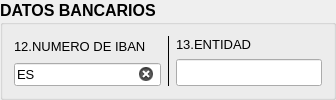
                 <widget class="QGroupBox" name="groupBox_4">
                  <property name="minimumSize">
                   <size>
                    <width>0</width>
                    <height>0</height>
                   </size>
                  </property>
                  <property name="font">
                   <font>
                    <family>Arial</family>
                    <pointsize>12</pointsize>
                    <bold>true</bold>
                   </font>
                  </property>
                  <property name="title">
                   <string>DATOS BANCARIOS</string>
                  </property>
                  <layout class="QVBoxLayout" name="verticalLayout_52">
                   <item>
                    <layout class="QHBoxLayout" name="horizontalLayout_25" stretch="50,0,50">
                     <item>
                      <layout class="QVBoxLayout" name="verticalLayout_53">
                       <item>
                        <widget class="QLabel" name="lblDNI_NIE_13">
                         <property name="font">
                          <font>
                           <family>Arial</family>
                           <pointsize>10</pointsize>
                           <italic>false</italic>
                           <bold>false</bold>
                          </font>
                         </property>
                         <property name="text">
                          <string>12.NUMERO DE IBAN</string>
                         </property>
                         <property name="buddy">
                          <cstring>txtDNI</cstring>
                         </property>
                        </widget>
                       </item>
                       <item>
                        <layout class="QHBoxLayout" name="horizontalLayout_26">
                         <item>
                          <widget class="QLineEdit" name="lENumeroIBAN_2">
                           <property name="font">
                            <font>
                             <family>Arial</family>
                             <pointsize>10</pointsize>
                             <italic>false</italic>
                             <bold>false</bold>
                            </font>
                           </property>
                           <property name="mouseTracking">
                            <bool>false</bool>
                           </property>
                           <property name="inputMask">
                            <string>ES99 9999 9999 99 9999999999</string>
                           </property>
                           <property name="text">
                            <string>ES    </string>
                           </property>
                           <property name="maxLength">
                            <number>28</number>
                           </property>
                           <property name="echoMode">
                            <enum>QLineEdit::EchoMode::Normal</enum>
                           </property>
                           <property name="cursorPosition">
                            <number>0</number>
                           </property>
                           <property name="cursorMoveStyle">
                            <enum>Qt::CursorMoveStyle::LogicalMoveStyle</enum>
                           </property>
                           <property name="clearButtonEnabled">
                            <bool>true</bool>
                           </property>
                          </widget>
                         </item>
                        </layout>
                       </item>
                      </layout>
                     </item>
                     <item>
                      <widget class="Line" name="line_27">
                       <property name="frameShadow">
                        <enum>QFrame::Shadow::Plain</enum>
                       </property>
                       <property name="lineWidth">
                        <number>1</number>
                       </property>
                       <property name="midLineWidth">
                        <number>8</number>
                       </property>
                       <property name="orientation">
                        <enum>Qt::Orientation::Vertical</enum>
                       </property>
                      </widget>
                     </item>
                     <item>
                      <layout class="QVBoxLayout" name="verticalLayout_54">
                       <item>
                        <widget class="QLabel" name="lblDNI_NIE_14">
                         <property name="font">
                          <font>
                           <family>Arial</family>
                           <pointsize>10</pointsize>
                           <italic>false</italic>
                           <bold>false</bold>
                          </font>
                         </property>
                         <property name="text">
                          <string>13.ENTIDAD</string>
                         </property>
                         <property name="buddy">
                          <cstring>txtDNI</cstring>
                         </property>
                        </widget>
                       </item>
                       <item>
                        <widget class="QLineEdit" name="lEEntidad_2">
                         <property name="font">
                          <font>
                           <family>Arial</family>
                           <pointsize>12</pointsize>
                           <bold>false</bold>
                          </font>
                         </property>
                        </widget>
                       </item>
                      </layout>
                     </item>
                    </layout>
                   </item>
                  </layout>
                 </widget>
